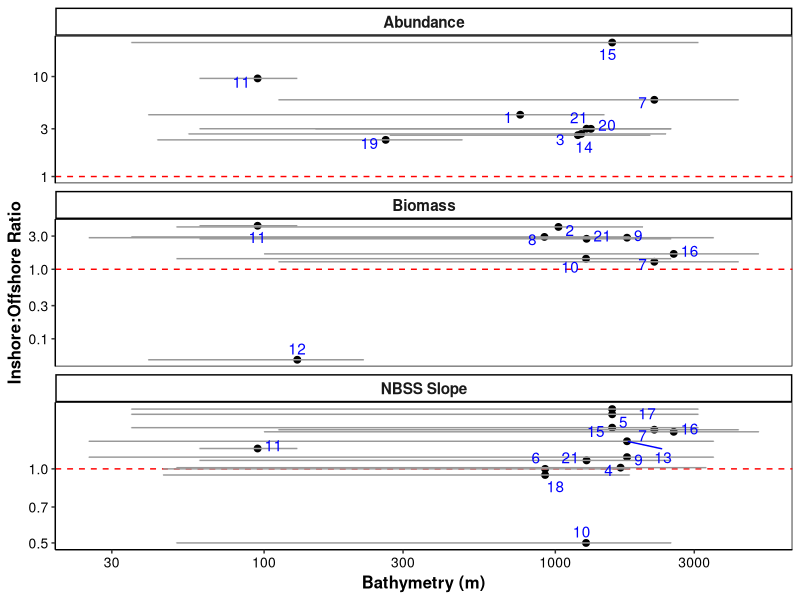
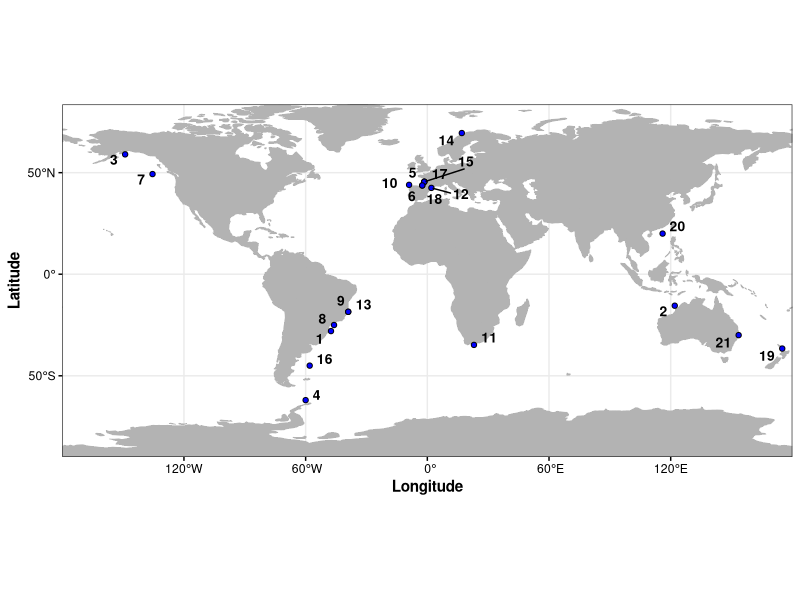
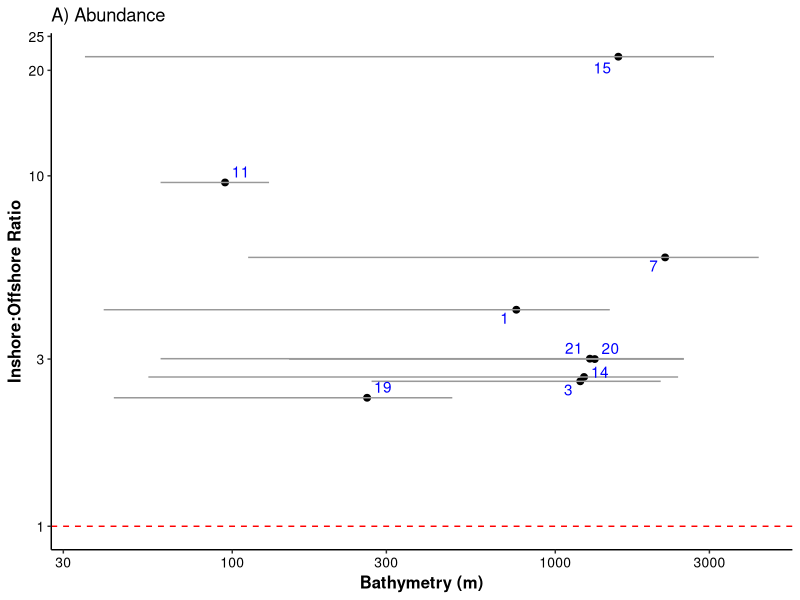
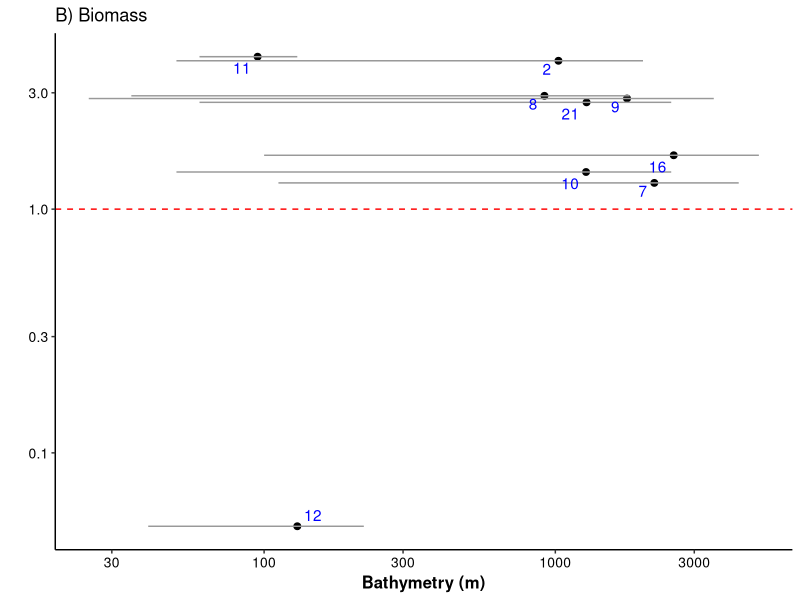
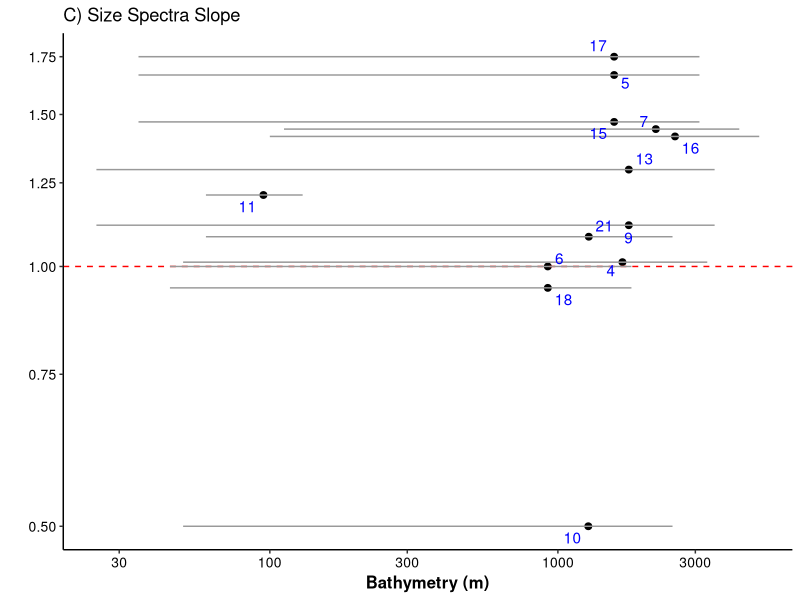
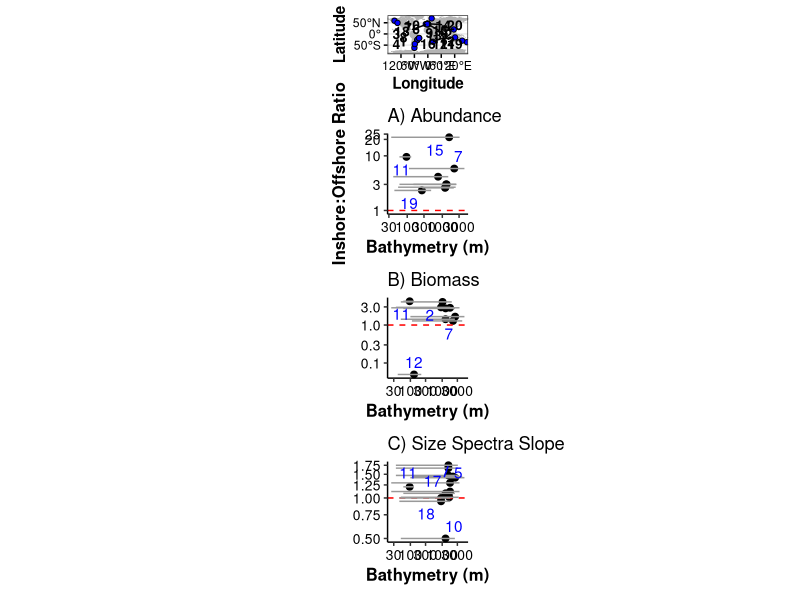
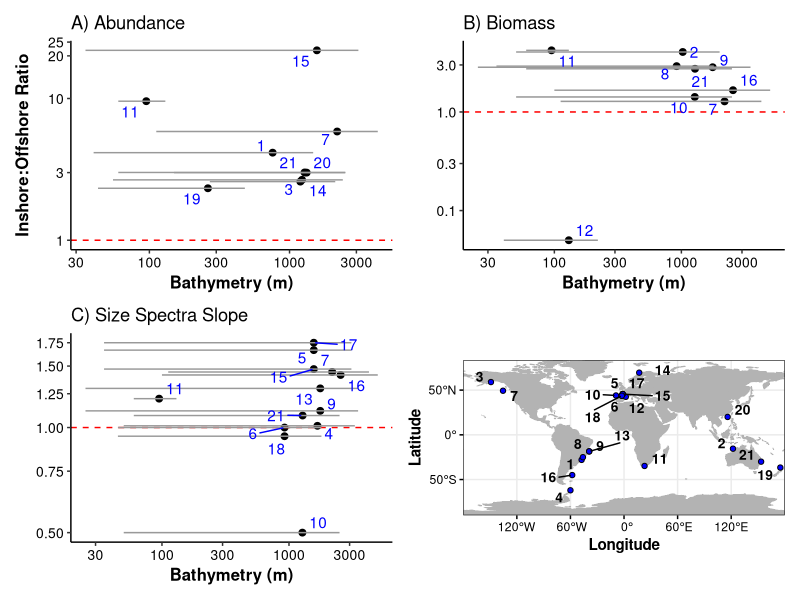
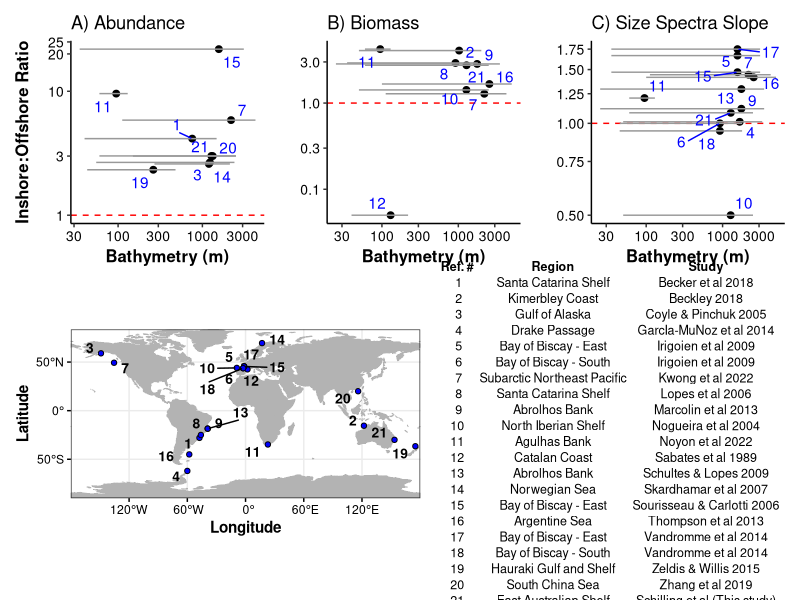

Reproduce these figures in R, in order.
# Multi-study plots

library(tidyverse)
library(ggrepel)

mydata <- read_csv("Data/Mulistudy plot data.csv")
head(mydata)
mydata$extra <- 1

# The palette:
cbPalette <- c('#a6cee3','#1f78b4','#b2df8a','#33a02c','#fb9a99','#e31a1c','#fdbf6f','#ff7f00','#cab2d6')
cbPalette2 <- c('#e41a1c','#377eb8','#4daf4a','#984ea3','#ff7f00','#ffff33','#a65628','#f781bf','#999999')


set.seed(1)

p1 <- ggplot(mydata, aes(y = Ratio, x = Bathy, label = `Reference Number`)) + geom_point(size = 2) +
  facet_wrap(~Parameter, scales = "free_y", ncol = 1) + theme_classic() + geom_hline(yintercept = 1, col= "red", lty=2) +
  ylab("Inshore:Offshore Ratio") + geom_errorbarh(aes(xmin=Inhore_Bath, xmax=Offshore_Bathy), col = "grey60")+
  scale_x_log10()+ xlab("Bathymetry (m)") + geom_text_repel(col="blue")+ scale_y_log10()+
  #scale_color_manual(values=cbPalette) +
  theme(axis.title = element_text(face = "bold", size = 12),
        axis.text = element_text(colour = "black", size = 10),
        strip.text = element_text(face = "bold", size = 11),
        legend.title = element_text(face = "bold", size = 11),
        panel.background = element_rect(fill = NA, color = "black"))
p1

#ggsave("../Plots/Multistudy plot.png", dpi = 600, height = 12, width = 12, units = "cm")


# World map

library("rnaturalearth")
library("rnaturalearthdata")


world <- ne_countries(scale = "small", returnclass = "sf")
class(world)

# 1 row per study
mydata2 <- mydata %>% distinct(`Reference Number`, .keep_all = TRUE)

P_map <- ggplot() +
  geom_sf(data = world, col="grey70", fill = "grey70") +
  geom_point(data = mydata2, aes(x = Longitude, y = Latitude), size = 1.5, 
             shape = 21, fill = "blue") +
  geom_text_repel(data = mydata2, aes(x = Longitude, y = Latitude, label = `Reference Number`),col="black", size =3.5, fontface = "bold",
                  max.overlaps = 30) +
  theme_bw() +
  scale_x_continuous(expand=c(0,0)) + scale_y_continuous(expand=c(0,0)) +
  theme(axis.text = element_text(colour="black"),
        axis.title = element_text(face="bold"),
        axis.ticks = element_line(colour="black"))
  

P_map

#ggsave("world map test.png", dpi = 600, units = "cm", height = 12.8, width = 21)


# Abundance only plot

mydata_a <- mydata %>% filter(Parameter == "Abundance")

pA <- ggplot(mydata_a, aes(y = Ratio, x = Bathy, label = `Reference Number`)) + geom_point(size = 2) +
  theme_classic() + geom_hline(yintercept = 1, col= "red", lty=2) +
  ylab("Inshore:Offshore Ratio") + geom_errorbarh(aes(xmin=Inhore_Bath, xmax=Offshore_Bathy), col = "grey60",height=0)+
  scale_x_log10()+ xlab("Bathymetry (m)") + geom_text_repel(col="blue")+
  scale_y_log10(breaks = c(1,3,10,20, 25))+
  #scale_color_manual(values=cbPalette) +
  theme(axis.title = element_text(face = "bold", size = 12),
        axis.text = element_text(colour = "black", size = 10)) +
  ggtitle('A) Abundance')
pA

# Biomass only plot

mydata_b <- mydata %>% filter(Parameter == "Biomass")

pB <- ggplot(mydata_b, aes(y = Ratio, x = Bathy, label = `Reference Number`)) + geom_point(size = 2) +
  theme_classic() + geom_hline(yintercept = 1, col= "red", lty=2) +
  ylab("") + geom_errorbarh(aes(xmin=Inhore_Bath, xmax=Offshore_Bathy), col = "grey60",height=0)+
  scale_x_log10()+ xlab("Bathymetry (m)") + geom_text_repel(col="blue")+
  scale_y_log10()+
  #scale_color_manual(values=cbPalette) +
  theme(axis.title = element_text(face = "bold", size = 12),
        axis.text = element_text(colour = "black", size = 10))+
  ggtitle('B) Biomass')
pB

# NBSS Slope only plot

mydata_s <- mydata %>% filter(Parameter == "NBSS Slope")

pC <- ggplot(mydata_s, aes(y = Ratio, x = Bathy, label = `Reference Number`)) + geom_point(size = 2) +
  theme_classic() + geom_hline(yintercept = 1, col= "red", lty=2) +
  ylab("") +
  geom_errorbarh(aes(xmin=Inhore_Bath, xmax=Offshore_Bathy), col = "grey60",height=0)+
  scale_x_log10()+ xlab("Bathymetry (m)") + geom_text_repel(col="blue")+
  scale_y_log10(breaks=c(0.5,0.75,1,1.25,1.5,1.75))+
  #scale_color_manual(values=cbPalette) +
  theme(axis.title = element_text(face = "bold", size = 12),
        axis.text.x = element_text(colour = "black", size = 10),
        axis.text.y = element_text(color = "black", size=10))+
  ggtitle('C) Size Spectra Slope')
pC


library(patchwork)
p_final <- P_map + pA + pB + pC + plot_layout(ncol = 1, guides = 'collect')
p_final

#ggsave("multiplot test.png", dpi = 600, units = "in", height = 10, width = 3.5)

p_final2 <-  pA + pB + pC + P_map + plot_layout(ncol = 2, widths = c(1, 1))
p_final2
#ggsave("multiplot test square.png", dpi = 600, units = "cm", height = 14.8, width = 21)


## Attempt to plot a table in ggplot
#library(gridExtra)

mydata3 <- mydata2 %>% select(`Reference Number`, Region, Study)
mydata3 <- mydata3 %>% distinct(`Reference Number`, .keep_all = TRUE)
mydata3 <- mydata3 %>% rename("Ref. #" = `Reference Number`)
mydata3

tt2 <- gridExtra::ttheme_minimal(base_size = 9, padding = unit(c(1.5,1.5),"mm"))


t_test <- (pA + pB + pC) / (P_map + gridExtra::tableGrob(mydata3, theme = tt2, rows = NULL)) + plot_layout(heights = c(0.69,1))
t_test
#ggsave("Other prepublication stuff/plots/multiplot final22.png", dpi = 600, units = "cm", height = 15.5, width = 21)
#ggsave("Other prepublication stuff/plots/multiplot final.pdf", dpi = 600, units = "cm", height = 14.8, width = 21)
### Note two author names edited later to get correct symbol.

#### Now to check m2 results ####
# Abundance only plot

mydata_a <- mydata %>% filter(Parameter == "Abundance")

m2A <- ggplot(mydata_a, aes(y = Ratio_m2, x = Bathy, label = `Reference Number`)) + geom_point(size = 2) +
  theme_classic() + geom_hline(yintercept = 1, col= "red", lty=2) +
  ylab("Inshore:Offshore Ratio") + geom_errorbarh(aes(xmin=Inhore_Bath, xmax=Offshore_Bathy), col = "grey60",height=0)+
  scale_x_log10()+ xlab("Bathymetry (m)") + geom_text_repel(col="blue")+
  scale_y_log10(breaks = c(1,3,10,20, 25))+
  #scale_color_manual(values=cbPalette) +
  theme(axis.title = element_text(face = "bold", size = 12),
        axis.text = element_text(colour = "black", size = 10)) +
  ggtitle('A) Abundance per m2')
m2A

# Biomass only plot

mydata_b <- mydata %>% filter(Parameter == "Biomass")

m2B <- ggplot(mydata_b, aes(y = Ratio_m2, x = Bathy, label = `Reference Number`)) + geom_point(size = 2) +
  theme_classic() + geom_hline(yintercept = 1, col= "red", lty=2) +
  ylab("") + geom_errorbarh(aes(xmin=Inhore_Bath, xmax=Offshore_Bathy), col = "grey60",height=0)+
  scale_x_log10()+ xlab("Bathymetry (m)") + geom_text_repel(col="blue")+
  scale_y_log10()+
  #scale_color_manual(values=cbPalette) +
  theme(axis.title = element_text(face = "bold", size = 12),
        axis.text = element_text(colour = "black", size = 10))+
  ggtitle('B) Biomass per m2')
m2B

m2A + m2B
#ggsave("Other prepublication stuff/plots/ratio m2 plot.png", dpi = 600, width=21, height=14.8, units="cm")
#ggsave("Other prepublication stuff/plots/ratio m2 plot.pdf", dpi = 600, width=21, height=14.8, units="cm")
